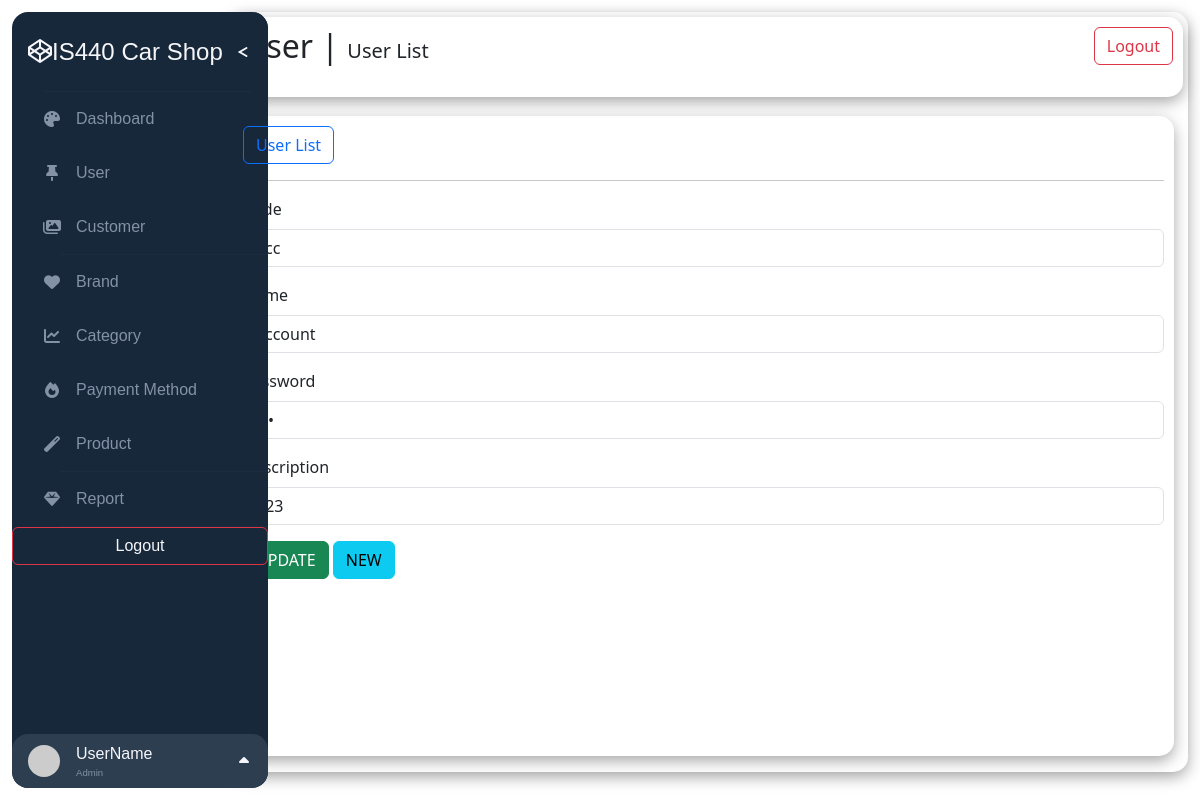
/admin/add-user.php?uId=2 (signed in), run on the app's committed database.
### tables this page shows
CREATE TABLE `tbl_user` (
  `id` int(11) NOT NULL,
  `code` varchar(120) NOT NULL,
  `name` varchar(120) NOT NULL,
  `password` varchar(255) NOT NULL,
  `desc` varchar(255) DEFAULT NULL,
  `create_at` timestamp NOT NULL DEFAULT current_timestamp(),
  `update` datetime DEFAULT NULL
);

### admin/add-user.php (the view, shortened to what this page needs)
<?php
include('cn.php');
?>
<?php include('include/head.php');?>
<body>
    <?php
    include('include/sidebar.php');
    ?>
    <div class="div">
        <div class="story_board">
            <div class="head1">
                <h2 style="float: left;">User | <span style="font-size: 20px;">User List</span></h2>
                <a href="index.php?out" style="float:right;" type="button" class="btn btn-outline-danger ">Logout</a>
            </div>
        </div>
        <?php
            if(isset($_REQUEST['uId'])){
                $uId = $_REQUEST['uId'];
                $rowFrm = $conn->query("SELECT * FROM `tbl_user` WHERE id=$uId")->fetch_assoc();
            }
            else{
                $rowFrm = array("name"=>"","code"=>"","password"=>"","desc"=>"","update"=>"",);
            }
        ?>
        <div class="body1">
            <div class="input-group">
                <a href="/admin/view-user.php"><button style="float:right; " type="button" class="btn btn-outline-primary ">User List</button></a>
            </div>
            <hr>
            <form method="post" enctype="multipart/form-data">
                <div class="mb-3">
                    <label class="form-label">Code</label>
                    <input type="text" class="form-control" name="txtcode" value="<?php echo ''.$rowFrm['code'].'' ?>" >
                </div>
                <div class="mb-3">
                    <label  class="form-label">Name</label>
                    <input type="text" class="form-control" name="txtname" value="<?php echo ''.$rowFrm['name'].'' ?>">
                </div>
                <div class="mb-3">
                    <label  class="form-label">Password</label>
                    <input type="password" class="form-control" name="txtpass" value="<?php echo ''.$rowFrm['password'].'' ?>">
                </div>
                <div class="mb-3">
                    <label  class="form-label">Description</label>
                    <input type="text" class="form-control" name="txtdesc" value="<?php echo ''.$rowFrm['desc'].'' ?>">
                </div>
                <?php
                    if(isset($_REQUEST['uId'])){
                        echo'
                            <input type="submit" value="UPDATE" class="btn btn-success" name="btnUpdate">
                            <a href="add-user.php" class="btn btn-info"> NEW </a>
                        ';
                    }
                    else{
                        echo'
                        <button type="submit" class="btn btn-primary" name="btnAdd">Submit</button>
                        ';
                    }
                ?>
            </form>
        </div>
    </div>
</body>
</html>

### admin/include/sidebar.php (shortened to what this page needs)
<?php
include('cn.php');
?>
<?php  include('include/head.php') ?>
<div id="nav-bar">
  <div id="nav-header"><a id="nav-title" href="https://codepen.io" target="_blank"><i class="fab fa-codepen"></i>IS440 Car Shop</a>
    <label for="nav-toggle"><span id="nav-toggle-burger"></span></label>
    <hr/>
  </div>
  <div id="nav-content">
    <div class="nav-button"><i class="fas fa-palette"></i><span><a href="/admin/index.php">Dashboard</a></span></div>
    <div class="nav-button"><i class="fas fa-thumbtack"></i><span><a href="/admin/view-user.php">User</a></span></div>
    <div class="nav-button"><i class="fas fa-images"></i><span>Customer</span></div>
    <hr/>
    <div class="nav-button"><i class="fas fa-heart"></i><span><a href="/admin/view-brand.php">Brand</a></span></div>
    <div class="nav-button"><i class="fas fa-chart-line"></i><span>Category</span></div>
    <div class="nav-button"><i class="fas fa-fire"></i><span>Payment Method</span></div>
    <div class="nav-button"><i class="fas fa-magic"></i><span>Product</span></div>
    <hr/>
    <div class="nav-button"><i class="fas fa-gem"></i><span>Report</span></div>
    <hr/>
    <a href="index.php?out" class="btn btn-outline-danger sm z-3 position-absolute w-100">Logout</a>
  </div>
  <div id="nav-footer">
    <div id="nav-footer-heading">
      <div id="nav-footer-avatar"><img src="https://gravatar.com/avatar/4474ca42d303761c2901fa819c4f2547"/></div>
      <?php
        $id = $_SESSION['session'];
        $sql = "SELECT * FROM `tbl_user` WHERE `id` = '$id'";
        $rs = $conn->query($sql);
        $row = mysqli_fetch_assoc($rs);
      ?>
      <div id="nav-footer-titlebox"><a id="nav-footer-title" href="https://codepen.io/uahnbu/pens/public" target="_blank">UserName</a><span id="nav-footer-subtitle"><?php echo $row['name'] ?></span></div>
      <label for="nav-footer-toggle"><i class="fas fa-caret-up"></i></label>
    </div>
  </div>
</div>

### admin/asset/css/sidebar-style.css (style rules this page uses)
:root { --background: #9c88ff; --navbar-width: 256px; --navbar-width-min: 80px; --navbar-dark-primary: #18283b; --navbar-dark-secondary: #2c3e50; --navbar-light-primary: #f5f6fa; --navbar-light-secondary: #8392a5; }
#nav-bar { position: absolute; left: 1vw; top: 1vw; height: calc(100% - 2vw); background: var(--navbar-dark-primary); border-radius: 16px; display: flex; flex-direction: column; color: var(--navbar-light-primary); font-family: Verdana, Geneva, Tahoma, sans-serif; overflow: hidden; user-select: none; }
#nav-bar hr { margin: 0; position: relative; left: 16px; width: calc(100% - 32px); border: none; border-top: solid 1px var(--navbar-dark-secondary); }
#nav-bar a { color: inherit; text-decoration: inherit; }
#nav-header { position: relative; width: var(--navbar-width); left: 16px; width: calc(var(--navbar-width) - 16px); min-height: 80px; background: var(--navbar-dark-primary); border-radius: 16px; z-index: 2; display: flex; align-items: center; transition: width 0.2s; }
#nav-header hr { position: absolute; bottom: 0; }
#nav-title { font-size: 1.5rem; transition: opacity 1s; }
label[for=nav-toggle] { position: absolute; right: 0; width: 3rem; height: 100%; display: flex; align-items: center; justify-content: center; cursor: pointer; }
#nav-toggle-burger { position: relative; width: 16px; height: 2px; background: var(--navbar-dark-primary); border-radius: 99px; transition: background 0.2s; }
#nav-toggle-burger:before, #nav-toggle-burger:after { content: ""; position: absolute; top: -6px; width: 10px; height: 2px; background: var(--navbar-light-primary); border-radius: 99px; transform: translate(2px, 8px) rotate(30deg); transition: 0.2s; }
#nav-toggle-burger:after { top: 6px; transform: translate(2px, -8px) rotate(-30deg); }
#nav-content { margin: -16px 0; padding: 16px 0; position: relative; flex: 1; width: var(--navbar-width); background: var(--navbar-dark-primary); box-shadow: 0 0 0 16px var(--navbar-dark-primary); direction: rtl; overflow-x: hidden; transition: width 0.2s; }
.nav-button { position: relative; margin-left: 16px; height: 54px; display: flex; align-items: center; color: var(--navbar-light-secondary); direction: ltr; cursor: pointer; z-index: 1; transition: color 0.2s; }
.nav-button span { transition: opacity 1s; }
.nav-button .fas { transition: min-width 0.2s; }
#nav-bar .fas { min-width: 3rem; text-align: center; }
#nav-footer { position: relative; width: var(--navbar-width); height: 54px; background: var(--navbar-dark-secondary); border-radius: 16px; display: flex; flex-direction: column; z-index: 2; transition: width 0.2s, height 0.2s; }
#nav-footer-heading { position: relative; width: 100%; height: 54px; display: flex; align-items: center; }
#nav-footer-avatar { position: relative; margin: 11px 0 11px 16px; left: 0; width: 32px; height: 32px; border-radius: 50%; overflow: hidden; transform: translate(0); transition: 0.2s; }
#nav-footer-avatar img { height: 100%; }
#nav-footer-titlebox { position: relative; margin-left: 16px; width: 10px; display: flex; flex-direction: column; transition: opacity 1s; }
#nav-footer-subtitle { color: var(--navbar-light-secondary); font-size: 0.6rem; }
label[for=nav-footer-toggle] { position: absolute; right: 0; width: 3rem; height: 100%; display: flex; align-items: center; cursor: pointer; transition: transform 0.2s, opacity 0.2s; }

### admin/asset/css/dashboard-style.css (style rules this page uses)
html, body { margin: 0; background-color: var(--app-container); }
.div { padding: 5px; margin-top: 1%; margin-left: 19%; width: 80%; height: 95vh; box-shadow: rgba(0, 0, 0, 0.35) 0px 5px 15px; border-radius: 15px; }
.story_board { display: flex; flex-direction: row; justify-content: space-between; text-align: center; }

### admin/asset/css/add-user.css (style rules this page uses)
.div { padding: 5px; margin-top: 1%; margin-left: 19%; width: 80%; height: 95vh; box-shadow: rgba(0, 0, 0, 0.35) 0px 5px 15px; border-radius: 15px; }
.story_board { display: flex; flex-direction: row; justify-content: space-between; text-align: center; }
.head1 { padding: 10px; width: 100%; height: 10vh; box-shadow: rgba(0, 0, 0, 0.35) 0px 5px 15px; border-radius: 15px; display: block; flex-direction: column; justify-content: center; text-align: center; }
.body1 { margin-top: 2%; padding: 10px; width: 99%; height: 80vh; box-shadow: rgba(0, 0, 0, 0.35) 0px 5px 15px; border-radius: 15px; }

### data on the page
tbl_user: name "Admin"
tbl_user: txtcode "acc", txtname "account", txtdesc "123"
